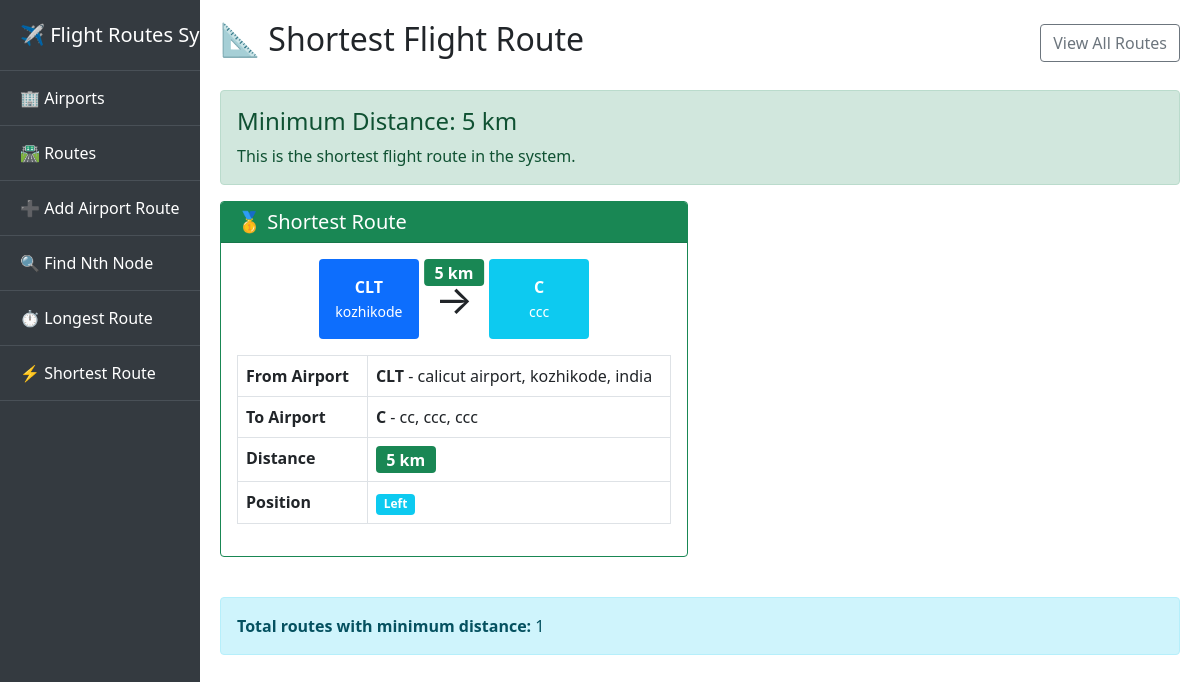
Page /shortest-route/ on the committed database.
### core/models.py (models this page shows, shortened)
class Route(models.Model):
    from_airport = models.ForeignKey(Airport,on_delete=models.CASCADE, related_name='outgoing_routes')
    to_airport = models.ForeignKey(Airport,on_delete=models.CASCADE, related_name='incoming_routes')
    distance = models.IntegerField(validators=[MinValueValidator(1)],help_text="distanc in km ")
    position = models.CharField(max_length=1,choices=DIRECTION_CHOICES,default='R')
    class Meta:
        unique_together = ['from_airport', 'to_airport']

class Airport(models.Model):
    code = models.CharField(max_length=3, unique=True, primary_key=True)
    name = models.CharField(max_length=100)
    city = models.CharField(max_length=100)
    country = models.CharField(max_length=100)

### core/views.py (the view)
# urls.py: path('shortest-route/', views.shortest_route, name='shortest_route'),
def shortest_route(request):
    min_distance = Route.objects.aggregate(Min('distance'))['distance__min']
    if min_distance is not None:
        shortest_routes = Route.objects.filter(distance=min_distance).select_related('from_airport', 'to_airport')
    else:
        shortest_routes = None
    return render(request, 'shortest_route.html', {
        'shortest_routes': shortest_routes,
        'min_distance': min_distance
    })

### templates/shortest_route.html (shortened to what this page needs)
{% extends 'base.html' %}
{% block content %}
<div class="row">
    <div class="col-md-12">
        <div class="d-flex justify-content-between align-items-center mb-4">
            <h2>📐 Shortest Flight Route</h2>
            <a href="{% url 'route_list' %}" class="btn btn-outline-secondary">View All Routes</a>
        </div>
        {% if shortest_routes %}
            <div class="alert alert-success">
                <h4>Minimum Distance: {{ min_distance }} km</h4>
                <p class="mb-0">This is the shortest flight route{% if shortest_routes.count > 1 %}s{% endif %} in the system.</p>
            </div>
            <div class="row">
                {% for route in shortest_routes %}
                <div class="col-md-6 mb-4">
                    <div class="card border-success">
                        <div class="card-header bg-success text-white">
                            <h5 class="card-title mb-0">
                                🥇 Shortest Route {% if shortest_routes.count > 1 %}#{{ forloop.counter }}{% endif %}
                            </h5>
                        </div>
                        <div class="card-body">
                            <div class="route-visual text-center mb-3">
                                <div class="d-flex justify-content-center align-items-center">
                                    <div class="airport-box bg-primary text-white p-3 rounded">
                                        <strong>{{ route.from_airport.code }}</strong><br>
                                        <small>{{ route.from_airport.city }}</small>
                                    </div>
                                    <div class="route-arrow mx-3">
                                        <span class="fs-1">→</span>
                                        <div class="distance-badge">
                                            <span class="badge bg-success fs-6">{{ route.distance }} km</span>
                                        </div>
                                    </div>
                                    <div class="airport-box bg-info text-white p-3 rounded">
                                        <strong>{{ route.to_airport.code }}</strong><br>
                                        <small>{{ route.to_airport.city }}</small>
                                    </div>
                                </div>
                            </div>
                            <table class="table table-bordered">
                                <tr>
                                    <th width="30%">From Airport</th>
                                    <td>
                                        <strong>{{ route.from_airport.code }}</strong> -
                                        {{ route.from_airport.name }}, {{ route.from_airport.city }}, {{ route.from_airport.country }}
                                    </td>
                                </tr>
                                <tr>
                                    <th>To Airport</th>
                                    <td>
                                        <strong>{{ route.to_airport.code }}</strong> -
                                        {{ route.to_airport.name }}, {{ route.to_airport.city }}, {{ route.to_airport.country }}
                                    </td>
                                </tr>
                                <tr>
                                    <th>Distance</th>
                                    <td>
                                        <span class="badge bg-success fs-6">{{ route.distance }} km</span>
                                    </td>
                                </tr>
                                <tr>
                                    <th>Position</th>
                                    <td>
                                        <span class="badge {% if route.position == 'L' %}bg-info{% else %}bg-primary{% endif %}">
                                            {{ route.get_position_display }}
                                        </span>
                                    </td>
                                </tr>
                            </table>
                        </div>
                    </div>
                </div>
                {% endfor %}
            </div>
            <div class="alert alert-info mt-3">
                <strong>Total routes with minimum distance:</strong> {{ shortest_routes.count }}
            </div>
        {% else %}
            <div class="alert alert-warning text-center">
                <h4>No routes found!</h4>
                <p>There are no flight routes in the system to analyze.</p>
                <a href="{% url 'add_route' %}" class="btn btn-primary">Add First Route</a>
            </div>
        {% endif %}
    </div>
</div>
{% endblock %}

### templates/shortest_route.html (style rules this page uses)
.airport-box { min-width: 100px; text-align: center; }
.route-arrow { position: relative; text-align: center; }
.distance-badge { position: absolute; top: -10px; left: 50%; transform: translateX(-50%); white-space: nowrap; }

### rows in the picture
Route: from_airport.code "CLT", from_airport.city "kozhikode", distance "5", to_airport.code "C", to_airport.city "ccc", from_airport.name "calicut airport", from_airport.country "india", to_airport.name "cc", to_airport.country "ccc", position "Left"

### other values in the picture
{{ min_distance }} "5"
{{ shortest_routes.count }} "1"
